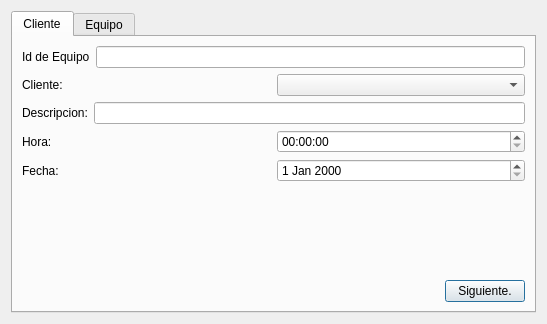
<?xml version="1.0" encoding="UTF-8"?>
<ui version="4.0">
 <class>dialogo_nuevo_equipo</class>
 <widget class="QDialog" name="dialogo_nuevo_equipo">
  <property name="geometry">
   <rect>
    <x>0</x>
    <y>0</y>
    <width>547</width>
    <height>324</height>
   </rect>
  </property>
  <property name="windowTitle">
   <string>Nuevo Equipo</string>
  </property>
  <layout class="QVBoxLayout" name="verticalLayout_5">
   <item>
    <widget class="QTabWidget" name="tabWidget">
     <property name="currentIndex">
      <number>0</number>
     </property>
     <widget class="QWidget" name="tab">
      <attribute name="title">
       <string>Cliente</string>
      </attribute>
      <layout class="QVBoxLayout" name="verticalLayout_2">
       <item>
        <layout class="QVBoxLayout" name="verticalLayout">
         <item>
          <layout class="QHBoxLayout" name="horizontalLayout">
           <item>
            <widget class="QLabel" name="label">
             <property name="text">
              <string>Id de Equipo</string>
             </property>
            </widget>
           </item>
           <item>
            <widget class="QLineEdit" name="line_id"/>
           </item>
          </layout>
         </item>
         <item>
          <layout class="QHBoxLayout" name="horizontalLayout_2">
           <item>
            <widget class="QLabel" name="label_2">
             <property name="text">
              <string>Cliente:</string>
             </property>
            </widget>
           </item>
           <item>
            <widget class="QComboBox" name="cb_clientes"/>
           </item>
          </layout>
         </item>
         <item>
          <layout class="QHBoxLayout" name="horizontalLayout_3">
           <item>
            <widget class="QLabel" name="label_3">
             <property name="text">
              <string>Descripcion:</string>
             </property>
            </widget>
           </item>
           <item>
            <widget class="QLineEdit" name="line_descripcion"/>
           </item>
          </layout>
         </item>
         <item>
          <layout class="QHBoxLayout" name="horizontalLayout_11">
           <item>
            <widget class="QLabel" name="label_11">
             <property name="text">
              <string>Hora:</string>
             </property>
            </widget>
           </item>
           <item>
            <widget class="QTimeEdit" name="time_hora"/>
           </item>
          </layout>
         </item>
         <item>
          <layout class="QHBoxLayout" name="horizontalLayout_12">
           <item>
            <widget class="QLabel" name="label_12">
             <property name="text">
              <string>Fecha:</string>
             </property>
            </widget>
           </item>
           <item>
            <widget class="QDateEdit" name="date_fecha"/>
           </item>
          </layout>
         </item>
        </layout>
       </item>
       <item>
        <spacer name="verticalSpacer">
         <property name="orientation">
          <enum>Qt::Vertical</enum>
         </property>
         <property name="sizeHint" stdset="0">
          <size>
           <width>20</width>
           <height>40</height>
          </size>
         </property>
        </spacer>
       </item>
       <item>
        <layout class="QHBoxLayout" name="horizontalLayout_40">
         <item>
          <spacer name="horizontalSpacer">
           <property name="orientation">
            <enum>Qt::Horizontal</enum>
           </property>
           <property name="sizeHint" stdset="0">
            <size>
             <width>40</width>
             <height>20</height>
            </size>
           </property>
          </spacer>
         </item>
         <item>
          <widget class="QPushButton" name="pb_to_tab2">
           <property name="text">
            <string>Siguiente.</string>
           </property>
          </widget>
         </item>
        </layout>
       </item>
      </layout>
     </widget>
     <widget class="QWidget" name="tab_2">
      <attribute name="title">
       <string>Equipo</string>
      </attribute>
      <layout class="QVBoxLayout" name="verticalLayout_6">
       <item>
        <layout class="QHBoxLayout" name="horizontalLayout_41">
         <item>
          <layout class="QVBoxLayout" name="verticalLayout_3">
           <item>
            <layout class="QHBoxLayout" name="horizontalLayout_5">
             <item>
              <widget class="QLabel" name="label_5">
               <property name="text">
                <string>Estado del Equipo:</string>
               </property>
              </widget>
             </item>
             <item>
              <widget class="QLineEdit" name="line_estado"/>
             </item>
            </layout>
           </item>
           <item>
            <layout class="QHBoxLayout" name="horizontalLayout_6">
             <item>
              <widget class="QLabel" name="label_6">
               <property name="text">
                <string>Solucion:</string>
               </property>
              </widget>
             </item>
             <item>
              <widget class="QLineEdit" name="line_solucion"/>
             </item>
            </layout>
           </item>
           <item>
            <layout class="QHBoxLayout" name="horizontalLayout_7">
             <item>
              <widget class="QLabel" name="label_7">
               <property name="text">
                <string>Costo:</string>
               </property>
              </widget>
             </item>
             <item>
              <widget class="QDoubleSpinBox" name="dsb_costo">
               <property name="maximum">
                <double>9999999.000000000000000</double>
               </property>
              </widget>
             </item>
            </layout>
           </item>
          </layout>
         </item>
         <item>
          <layout class="QHBoxLayout" name="horizontalLayout_4">
           <item>
            <widget class="QLabel" name="label_4">
             <property name="text">
              <string>Problema:</string>
             </property>
            </widget>
           </item>
           <item>
            <widget class="QPlainTextEdit" name="pt_problema"/>
           </item>
          </layout>
         </item>
        </layout>
       </item>
       <item>
        <layout class="QVBoxLayout" name="verticalLayout_4">
         <item>
          <spacer name="verticalSpacer_2">
           <property name="orientation">
            <enum>Qt::Vertical</enum>
           </property>
           <property name="sizeHint" stdset="0">
            <size>
             <width>20</width>
             <height>40</height>
            </size>
           </property>
          </spacer>
         </item>
         <item>
          <layout class="QHBoxLayout" name="horizontalLayout_42">
           <item>
            <spacer name="horizontalSpacer_2">
             <property name="orientation">
              <enum>Qt::Horizontal</enum>
             </property>
             <property name="sizeHint" stdset="0">
              <size>
               <width>40</width>
               <height>20</height>
              </size>
             </property>
            </spacer>
           </item>
           <item>
            <widget class="QPushButton" name="pushButton">
             <property name="text">
              <string>Aceptar</string>
             </property>
            </widget>
           </item>
          </layout>
         </item>
        </layout>
       </item>
      </layout>
      <zorder></zorder>
      <zorder></zorder>
      <zorder></zorder>
      <zorder></zorder>
      <zorder></zorder>
     </widget>
    </widget>
   </item>
  </layout>
  <zorder>line_id</zorder>
  <zorder>label</zorder>
  <zorder>label_2</zorder>
  <zorder>cb_clientes</zorder>
  <zorder>line_descripcion</zorder>
  <zorder>label_3</zorder>
  <zorder>pt_problema</zorder>
  <zorder>label_4</zorder>
  <zorder>label_5</zorder>
  <zorder>line_estado</zorder>
  <zorder>line_solucion</zorder>
  <zorder>label_6</zorder>
  <zorder>dsb_costo</zorder>
  <zorder>label_7</zorder>
  <zorder>tabWidget</zorder>
  <zorder></zorder>
  <zorder></zorder>
  <zorder></zorder>
  <zorder></zorder>
  <zorder></zorder>
  <zorder>pb_to_tab2</zorder>
  <zorder>horizontalSpacer</zorder>
  <zorder></zorder>
  <zorder></zorder>
  <zorder></zorder>
  <zorder></zorder>
  <zorder></zorder>
  <zorder>horizontalSpacer_2</zorder>
  <zorder>verticalSpacer_2</zorder>
  <zorder>pushButton</zorder>
 </widget>
 <resources/>
 <connections/>
</ui>
